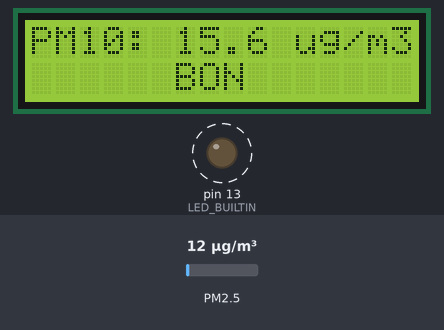
A sketch run on a simulated Arduino Uno, built with avr-gcc and run on an emulated ATmega328P. On the bench: 16×2 character LCD, output pins drawn as LEDs (lit = HIGH). Dashed ring = blinking. The test bench sets the inputs (shaded band); at power-on: PM2.5 12 µg/m³.

Above: at 5.7 s.
5.8 s: PM2.5 set to 14 µg/m³
At 7.4 s:
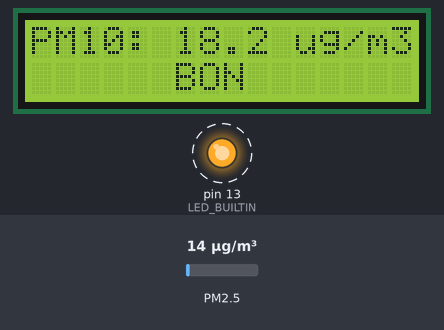
9.1 s: PM2.5 set to 17 µg/m³
At 11.5 s:
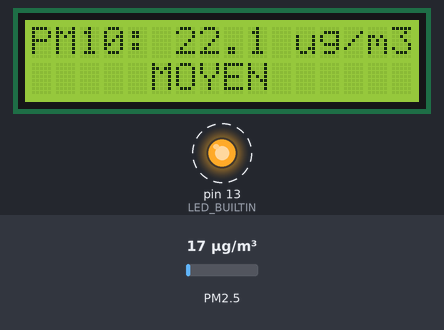
13.2 s: PM2.5 set to 75 µg/m³
At 15.6 s:
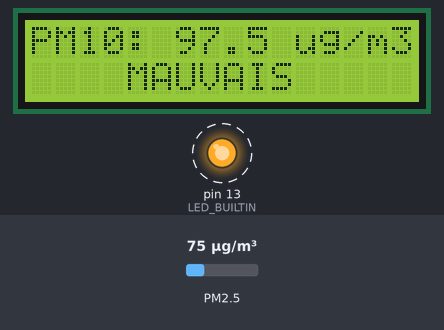
17.3 s: PM2.5 set to 150 µg/m³
At 19.7 s:
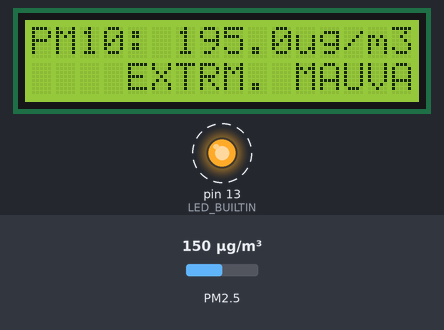
21.4 s: PM2.5 set to 37 µg/m³
At 23.9 s:
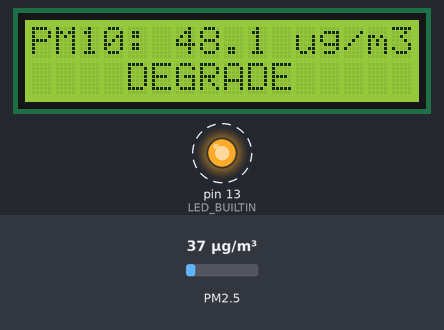
Timing chart, 0 to 26.5 s (numbered marks = the images above; inputs shaded):
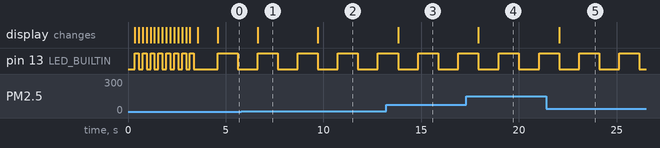

The sketch:

code_UNO_V2.ino
```cpp
/*
Code pour Arduino UNO - Kit pédagogique qualité de l'air proposé par AirCarto et AtmoSud
Plus d'infos sur le site d'aircarto: aircarto.fr
Harware:
1.Arduino UNO
2.Capteur de particules fines SDS011 connecté sur la pin 10 (TX)
3.Ecran LCD 1602 avec module I2C connecté sur les pins A4 et A5
*/

#include <Wire.h>
#include <LiquidCrystal_I2C.h>  //bibliothèque pour l'écran LCD
#include <SDS011.h>             //bibliothèque pour le capteur SDS011

LiquidCrystal_I2C lcd(0x27,16,2);

float p10,p25;
int error;
bool led_on = true;

SDS011 my_sds;


void setup()
{
Serial.begin(9600);
my_sds.begin(10,11);
pinMode(LED_BUILTIN, OUTPUT);
lcd.init();
lcd.init();
lcd.backlight();
lcd.setCursor(0,0);
lcd.print("Atelier capteur"); //message d'intro ligne 2

for (int i = 0; i <= 16; i++) {
  lcd.setCursor(i,1);
  lcd.print("-");
  // on fait clignoter la LED
  if(led_on){
    digitalWrite(LED_BUILTIN, LOW);
    led_on = false;
  }else{
    digitalWrite(LED_BUILTIN, HIGH);
    led_on = true;
  }
  delay(200);
}
lcd.clear();

delay(1000);
}

void loop()
{
error = my_sds.read(&p25,&p10);
if (! error) {
  //Uncomment next two line for serial debugging output
  //Serial.println("P2.5: "+String(p25));
  //Serial.println("P10:  "+String(p10));
  lcd.clear();
  lcd.setCursor(0,0);
  lcd.print("PM10: "+ String(p10,1));
  lcd.setCursor(11,0);
  lcd.print("ug/m3");

  // On affiche ici les seuils en fonction de l'indice atmo: https://www.atmosud.org/article/comprendre-les-indices-pour-qualifier-lair
  if(p10<=20){
      lcd.setCursor(6,1);
      lcd.print("BON");
  }
   if(p10>20 && p10<=40){
      lcd.setCursor(5,1);
      lcd.print("MOYEN");
  }
   if(p10>40 && p10<=50){
      lcd.setCursor(4,1);
      lcd.print("DEGRADE");
  }
   if(p10>50 && p10<=100){
      lcd.setCursor(4,1);
      lcd.print("MAUVAIS");
  }
   if(p10>100 && p10<=150){
      lcd.setCursor(4,1);
      lcd.print("TRES MAUVAIS");
  }
  if(p10>150 ){
      lcd.setCursor(4,1);
      lcd.print("EXTRM. MAUVAIS");
  }

if(led_on){
    digitalWrite(LED_BUILTIN, LOW);
    led_on = false;
  }else{
    digitalWrite(LED_BUILTIN, HIGH);
    led_on = true;
  }
  }
delay(200);
}
```

Measured:
- the behaviour switches between 15 and 16 µg/m³ on PM2.5 (found by bisection; images 1 and 2)
- after the input at 5.8 s, the display: changes after 0.84 s (image 1)
- after the input at 9.1 s, the display: changes after 0.61 s (image 2)
- after the input at 13.2 s, the display: changes after 0.62 s (image 3)
- after the input at 17.3 s, the display: changes after 0.63 s (image 4)
- after the input at 21.4 s, the display: changes after 0.66 s (image 5)
- by itself, pin 13 (LED_BUILTIN): alternates HIGH for 1.0 s and LOW for 1.0 s
